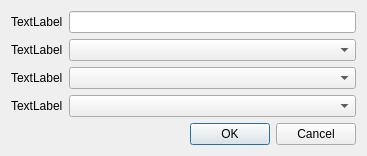
<?xml version="1.0" encoding="UTF-8"?>
<ui version="4.0">
 <class>CamDialog</class>
 <widget class="QDialog" name="CamDialog">
  <property name="geometry">
   <rect>
    <x>0</x>
    <y>0</y>
    <width>367</width>
    <height>146</height>
   </rect>
  </property>
  <property name="windowTitle">
   <string>Dialog</string>
  </property>
  <layout class="QVBoxLayout" name="verticalLayout">
   <item>
    <layout class="QFormLayout" name="formCam">
     <item row="0" column="0">
      <widget class="QLabel" name="labelCamName">
       <property name="text">
        <string>TextLabel</string>
       </property>
      </widget>
     </item>
     <item row="1" column="0">
      <widget class="QLabel" name="labelCamLink">
       <property name="text">
        <string>TextLabel</string>
       </property>
      </widget>
     </item>
     <item row="1" column="1">
      <widget class="QComboBox" name="cbCamLink"/>
     </item>
     <item row="2" column="0">
      <widget class="QLabel" name="labelCamRes">
       <property name="text">
        <string>TextLabel</string>
       </property>
      </widget>
     </item>
     <item row="2" column="1">
      <widget class="QComboBox" name="cbCamRes"/>
     </item>
     <item row="0" column="1">
      <widget class="QLineEdit" name="leCamName"/>
     </item>
     <item row="3" column="0">
      <widget class="QLabel" name="labelFPS">
       <property name="text">
        <string>TextLabel</string>
       </property>
      </widget>
     </item>
     <item row="3" column="1">
      <widget class="QComboBox" name="cbCamFPS"/>
     </item>
    </layout>
   </item>
   <item>
    <widget class="QDialogButtonBox" name="bbCam">
     <property name="layoutDirection">
      <enum>Qt::LeftToRight</enum>
     </property>
     <property name="orientation">
      <enum>Qt::Horizontal</enum>
     </property>
     <property name="standardButtons">
      <set>QDialogButtonBox::Cancel|QDialogButtonBox::Ok</set>
     </property>
    </widget>
   </item>
  </layout>
 </widget>
 <resources/>
 <connections>
  <connection>
   <sender>bbCam</sender>
   <signal>accepted()</signal>
   <receiver>CamDialog</receiver>
   <slot>accept()</slot>
   <hints>
    <hint type="sourcelabel">
     <x>248</x>
     <y>254</y>
    </hint>
    <hint type="destinationlabel">
     <x>157</x>
     <y>274</y>
    </hint>
   </hints>
  </connection>
  <connection>
   <sender>bbCam</sender>
   <signal>rejected()</signal>
   <receiver>CamDialog</receiver>
   <slot>reject()</slot>
   <hints>
    <hint type="sourcelabel">
     <x>316</x>
     <y>260</y>
    </hint>
    <hint type="destinationlabel">
     <x>286</x>
     <y>274</y>
    </hint>
   </hints>
  </connection>
 </connections>
</ui>
